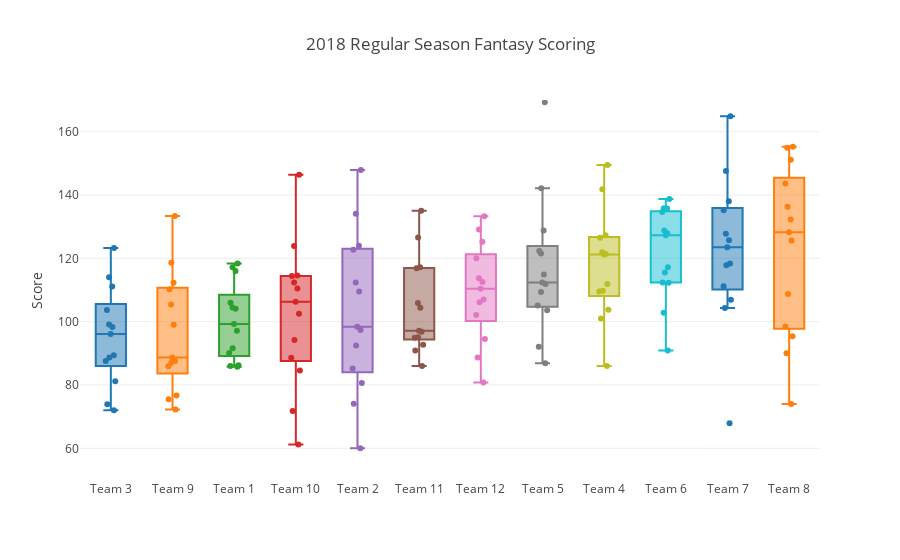

Source (notebook cell):
### Markdown cell above
Let's look at the distribution of regular season scores for all teams. This is a bivariate exploration of a categorical variable (`Team`) and a quantitative variable (`Score`). A boxplot will show this nicely.

### Code cell
# Reorder teams by mean so that they're plotted nicely
teamorder = np.array(seasonscores.groupby('Team')['Score'].mean().sort_values().index)

# Plot season scores
data = []
for team in teamorder:
    # 'z' is a team specific dataframe
    z = seasonscores[seasonscores['Team'] == team]
    trace = go.Box(
        y = z['Score'],
        name = team,
        text = 'Week ' + z['Week'].astype(str),
        boxpoints = 'all',
        jitter = 0.4,
        pointpos = 0)
    data.append(trace)
                   
layout = go.Layout(title = '2018 Regular Season Fantasy Scoring',
                   showlegend = False,
                   yaxis = dict(title = 'Score', range = [50,170], nticks = 10))
            
fig = {'data':data,'layout':layout}
iplot(fig)

### Figure 1 — Plotly figure (JSON) as saved in the notebook; plotly's stock layout.template omitted (floating-point values rounded to 4 significant figures)
{"data": [{"boxpoints": "all", "jitter": 0.4, "name": "Team 3", "pointpos": 0, "text": ["Week 2", "Week 4", "Week 5", "Week 7", "Week 9", "Week 12", "Week 1", "Week 3", "Week 6", "Week 8", "Week 10", "Week 11", "Week 13"], "type": "box", "uid": "13233a98-25d2-11e9-b7c0-c49ded227fdd", "y": [88.7, 103.7, 123.3, 96.1, 89.4, 73.9, 114, 98.3, 81.2, 99.1, 111.1, 72, 87.6]}, {"boxpoints": "all", "jitter": 0.4, "name": "Team 9", "pointpos": 0, "text": ["Week 1", "Week 2", "Week 4", "Week 6", "Week 7", "Week 9", "Week 11", "Week 3", "Week 5", "Week 8", "Week 10", "Week 12", "Week 13"], "type": "box", "uid": "13233a99-25d2-11e9-b490-c49ded227fdd", "y": [76.7, 99, 72.3, 87, 88.7, 75.5, 118.6, 85.9, 110.2, 133.4, 112.3, 87.6, 105.4]}, {"boxpoints": "all", "jitter": 0.4, "name": "Team 1", "pointpos": 0, "text": ["Week 1", "Week 3", "Week 4", "Week 6", "Week 8", "Week 9", "Week 11", "Week 13", "Week 2", "Week 5", "Week 7", "Week 10", "Week 12"], "type": "box", "uid": "13233a9a-25d2-11e9-81c2-c49ded227fdd", "y": [91.6, 86, 85.8, 99.3, 118.4, 90.1, 106, 86.2, 116, 104.5, 97.1, 104.1, 117.2]}, {"boxpoints": "all", "jitter": 0.4, "name": "Team 10", "pointpos": 0, "text": ["Week 2", "Week 3", "Week 5", "Week 7", "Week 10", "Week 12", "Week 1", "Week 4", "Week 6", "Week 8", "Week 9", "Week 11", "Week 13"], "type": "box", "uid": "13233a9b-25d2-11e9-9068-c49ded227fdd", "y": [106.3, 114.6, 88.6, 123.9, 146.4, 114.4, 94.2, 102.5, 112.4, 61.2, 110.5, 84.6, 71.8]}, {"boxpoints": "all", "jitter": 0.4, "name": "Team 2", "pointpos": 0, "text": ["Week 2", "Week 5", "Week 7", "Week 9", "Week 10", "Week 12", "Week 1", "Week 3", "Week 4", "Week 6", "Week 8", "Week 11", "Week 13"], "type": "box", "uid": "13233a9c-25d2-11e9-9099-c49ded227fdd", "y": [98.4, 97.4, 85.2, 122.7, 92.5, 124, 147.9, 74.1, 134.1, 112.4, 60, 80.6, 109.5]}, {"boxpoints": "all", "jitter": 0.4, "name": "Team 11", "pointpos": 0, "text": ["Week 2", "Week 4", "Week 7", "Week 9", "Week 11", "Week 12", "Week 1", "Week 3", "Week 5", "Week 6", "Week 8", "Week 10", "Week 13"], "type": "box", "uid": "13233a9d-25d2-11e9-9676-c49ded227fdd", "y": [105.9, 95.1, 126.6, 90.9, 104.4, 135, 86, 92.7, 94.9, 116.9, 96.8, 117.2, 97.1]}, {"boxpoints": "all", "jitter": 0.4, "name": "Team 12", "pointpos": 0, "text": ["Week 2", "Week 4", "Week 6", "Week 8", "Week 10", "Week 12", "Week 1", "Week 3", "Week 5", "Week 7", "Week 9", "Week 11", "Week 13"], "type": "box", "uid": "13233a9e-25d2-11e9-a401-c49ded227fdd", "y": [107, 129.1, 80.8, 120, 113.7, 133.3, 110.4, 112.5, 102.1, 94.5, 106.1, 125.2, 88.7]}, {"boxpoints": "all", "jitter": 0.4, "name": "Team 5", "pointpos": 0, "text": ["Week 1", "Week 4", "Week 6", "Week 9", "Week 11", "Week 13", "Week 2", "Week 3", "Week 5", "Week 7", "Week 8", "Week 10", "Week 12"], "type": "box", "uid": "13233a9f-25d2-11e9-a7a8-c49ded227fdd", "y": [122.3, 169.3, 128.8, 114.9, 111.9, 92.1, 109.4, 142.1, 86.9, 121.5, 103.6, 105.1, 112.4]}, {"boxpoints": "all", "jitter": 0.4, "name": "Team 4", "pointpos": 0, "text": ["Week 3", "Week 5", "Week 7", "Week 8", "Week 10", "Week 12", "Week 13", "Week 1", "Week 2", "Week 4", "Week 6", "Week 9", "Week 11"], "type": "box", "uid": "13233aa0-25d2-11e9-845e-c49ded227fdd", "y": [121.2, 109.5, 86, 149.5, 111.9, 126.5, 103.8, 101, 121.4, 121.9, 141.8, 127.3, 109.8]}, {"boxpoints": "all", "jitter": 0.4, "name": "Team 6", "pointpos": 0, "text": ["Week 1", "Week 3", "Week 6", "Week 8", "Week 11", "Week 13", "Week 2", "Week 4", "Week 5", "Week 7", "Week 9", "Week 10", "Week 12"], "type": "box", "uid": "13233aa1-25d2-11e9-b5b3-c49ded227fdd", "y": [112.3, 127.3, 112.4, 138.7, 115.5, 117.2, 135.7, 128.8, 127.9, 134.6, 135.8, 90.9, 102.8]}, {"boxpoints": "all", "jitter": 0.4, "name": "Team 7", "pointpos": 0, "text": ["Week 1", "Week 3", "Week 5", "Week 6", "Week 8", "Week 10", "Week 11", "Week 13", "Week 2", "Week 4", "Week 7", "Week 9", "Week 12"], "type": "box", "uid": "13233aa2-25d2-11e9-b7cf-c49ded227fdd", "y": [164.9, 135.2, 147.6, 138, 123.5, 127.8, 106.9, 104.3, 125.7, 67.9, 111.2, 117.8, 118.4]}, {"boxpoints": "all", "jitter": 0.4, "name": "Team 8", "pointpos": 0, "text": ["Week 1", "Week 3", "Week 5", "Week 8", "Week 10", "Week 13", "Week 2", "Week 4", "Week 6", "Week 7", "Week 9", "Week 11", "Week 12"], "type": "box", "uid": "13233aa3-25d2-11e9-95bf-c49ded227fdd", "y": [74, 95.4, 90, 136.3, 128.2, 125.6, 143.6, 155.2, 108.7, 151.1, 98.5, 154.9, 132.3]}], "layout": {"showlegend": false, "title": "2018 Regular Season Fantasy Scoring", "yaxis": {"nticks": 10, "range": [50, 170], "title": "Score"}}}
